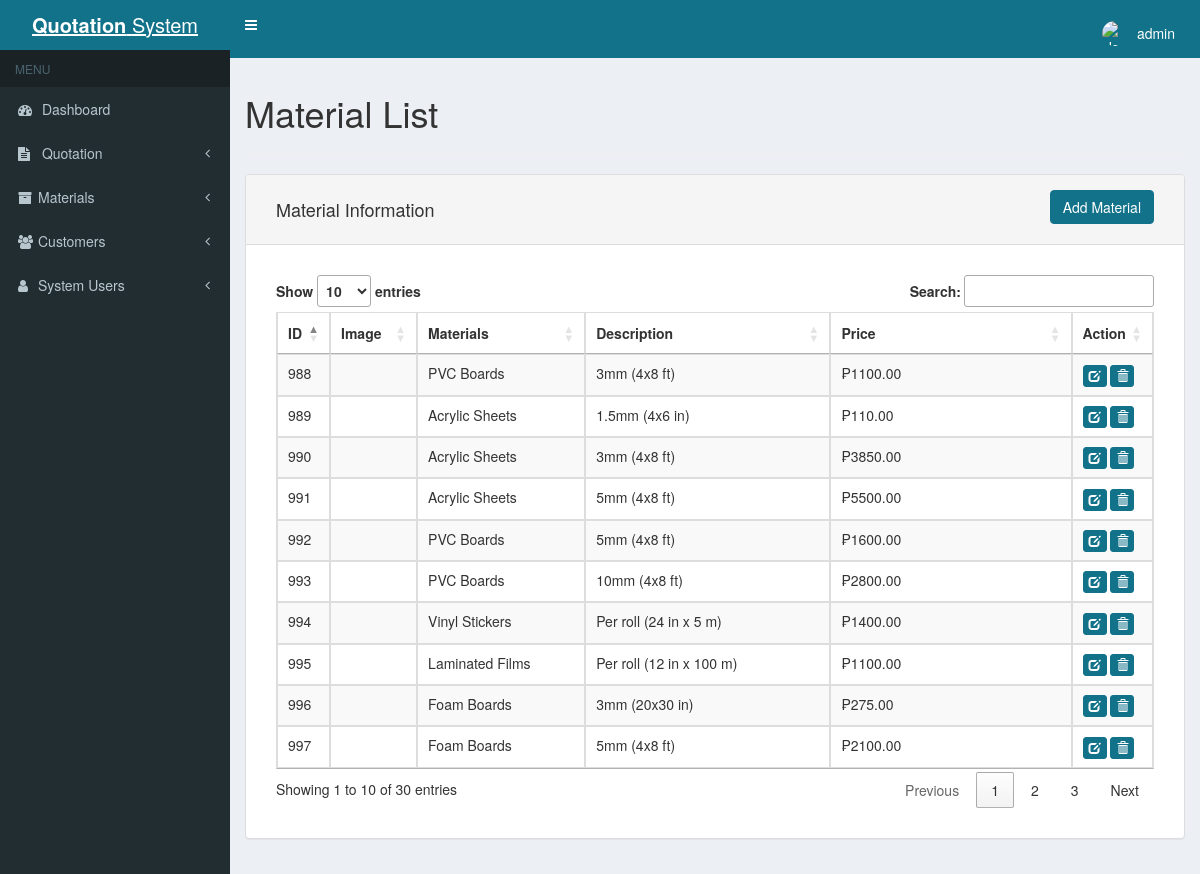
The app's page /product-list.php (signed in) with its own data.
### tables this page shows
CREATE TABLE `products` (
  `product_id` int(11) NOT NULL,
  `product_name` text NOT NULL,
  `product_desc` text NOT NULL,
  `product_price` decimal(10,2) DEFAULT NULL,
  `product_image` text DEFAULT NULL
);

### functions.php (the view, shortened to what this page needs)
<?php
function getProducts() {
	$mysqli = new mysqli(DATABASE_HOST, DATABASE_USER, DATABASE_PASS, DATABASE_NAME);
	$query = "SELECT * FROM products ORDER BY product_name ASC";
	$results = $mysqli->query($query);
	if($results) {
		print '<table class="table table-striped table-hover table-bordered" id="data-table"><thead><tr>
				<th width="5%">ID</th>
				<th width="10%">Image</th>
				<th width="20%">Materials</th>
				<th width="30%">Description</th>
				<th width="30%">Price</th>
				<th width="5%">Action</th>
			  </tr></thead><tbody>';
		while($row = $results->fetch_assoc()) {
			$image = "";
			if ($row["product_image"]) {
				$image = 'uploads/'.$row["product_image"];
				if (!file_exists($image)) {
					$image = "";
				}
			}
		    print '
			    <tr>
					<td>'.$row["product_id"].'</td>
					<td><img src="'.$image.'"></td>
					<td>'.$row["product_name"].'</td>
				    <td>'.$row["product_desc"].'</td>
				    <td>₱'.$row["product_price"].'</td>
				    <td><a href="product-edit.php?id='.$row["product_id"].'" class="btn btn-primary btn-xs"><span class="glyphicon glyphicon-edit" aria-hidden="true"></span></a> <a data-product-id="'.$row['product_id'].'" class="btn btn-danger btn-xs delete-product"><span class="glyphicon glyphicon-trash" aria-hidden="true"></span></a></td>
			    </tr>
		    ';
		}
		print '</tr></tbody></table>';
	} else {
		echo "<p>There are no products to display.</p>";
	}
}
?>

### header.php (shortened to what this page needs)
<!DOCTYPE html>
<html>
<head>
  <link rel="stylesheet" href="https://cdnjs.cloudflare.com/ajax/libs/font-awesome/4.5.0/css/font-awesome.min.css">
  <link rel="stylesheet" href="https://cdnjs.cloudflare.com/ajax/libs/ionicons/2.0.1/css/ionicons.min.css">
  <link rel="stylesheet" href="css/AdminLTE.css">
  <link rel="stylesheet" href="css/skin-green.css">
	<link rel="stylesheet" href="css/bootstrap.min.css">
	<link rel="stylesheet" href="css/bootstrap.datetimepicker.css">
	<link rel="stylesheet" href="//cdn.datatables.net/1.10.7/css/jquery.dataTables.css">
	<link rel="stylesheet" href="//cdn.datatables.net/plug-ins/1.10.7/integration/bootstrap/3/dataTables.bootstrap.css">
	<link rel="stylesheet" href="css/styles.css">
</head>
<body class="hold-transition skin-green sidebar-mini">
<div class="wrapper">
  <header class="main-header">
    <a href="" class="logo">
      <span style="text-decoration:none;" class="logo-lg"><b>Quotation</b> System</span>
    </a>
    <nav class="navbar navbar-static-top" role="navigation">
      <a href="#" class="sidebar-toggle" data-toggle="offcanvas" role="button">
      </a>
      <div class="navbar-custom-menu">
        <ul class="nav navbar-nav">
          <li class="dropdown user user-menu">
            <a href="#" class="dropdown-toggle" data-toggle="dropdown">
              <img src="https://pcrt.crab.org/images/default-user.png" class="user-image" alt="User Image">
              <span class="hidden-xs"><?php echo $_SESSION['login_username'];?></span>
            </a>
          </li>
        </ul>
      </div>
    </nav>
  </header>
  <aside class="main-sidebar">
    <section class="sidebar">
      <ul class="sidebar-menu">
        <li class="header">MENU</li>
        <li class="treeview">
          <a href="dashboard.php"><i class="fa fa-tachometer"></i> <span>Dashboard</span>
          </a>
        </li>
         <li class="treeview">
          <a href="#"><i class="fa fa-file-text"></i> <span>Quotation</span>
            <span class="pull-right-container">
              <i class="fa fa-angle-left pull-right"></i>
            </span>
          </a>
        </li>
         <li class="treeview">
          <a href="#"><i class="fa fa-archive"></i><span>Materials</span>
            <span class="pull-right-container">
              <i class="fa fa-angle-left pull-right"></i>
            </span>
          </a>
        </li>
        <li class="treeview">
          <a href="#"><i class="fa fa-users"></i><span>Customers</span>
            <span class="pull-right-container">
              <i class="fa fa-angle-left pull-right"></i>
            </span>
          </a>
        </li>
        <li class="treeview">
          <a href="#"><i class="fa fa-user"></i><span>System Users</span>
            <span class="pull-right-container">
              <i class="fa fa-angle-left pull-right"></i>
            </span>
          </a>
        </li>
      </ul>
    </section>
  </aside>
  <div class="content-wrapper">
    <section class="content">

### product-list.php (shortened to what this page needs)
<?php
include('header.php');
include('functions.php');
?>
<h1>Material List</h1>
<hr>
<div class="row">
	<div class="col-xs-12">
		<div class="panel panel-default">
			<div class="panel-heading">
				<div class="row">
					<div class="col-xs-12">
				    <a href="product-add.php" class="btn btn-primary float-right">Add Material</a>
						<h4>Material Information</h4>
					</div>
				</div>
			</div>
			<div class="panel-body form-group form-group-sm">
				<?php getProducts(); ?>
			</div>
		</div>
	</div>
<?php
	include('footer.php');
?>

### footer.php
  </section>
  </div>
</div>
</body>
</html>

### css/skin-green.css (style rules this page uses)
.skin-green .main-header .navbar { background-color: #11728a; }
.skin-green .main-header .navbar .nav > li > a { color: #ffffff; }
.skin-green .main-header .navbar .sidebar-toggle { color: #ffffff; }
.skin-green .main-header .navbar .sidebar-toggle { color: #fff; }
.skin-green .main-header .logo { background-color: #11728a; color: #ffffff; border-bottom: 0 solid transparent; }
.skin-green .wrapper, .skin-green .main-sidebar, .skin-green .left-side { background-color: #222d32; }
.skin-green .sidebar-menu > li.header { color: #4b646f; background: #1a2226; }
.skin-green .sidebar-menu > li > a { border-left: 3px solid transparent; }
.skin-green .sidebar a { color: #b8c7ce; }

### css/styles.css (style rules this page uses)
body { padding: 0; background-color: #11728a; }
.btn-primary { background-color: #11728a; border-color: #11728a; }
.btn-danger { background-color: #11728a; border-color: #11728a; }
.panel-body { padding: 30px 30px 15px 30px; }
.panel-heading { padding: 15px 30px 15px 30px; }
.float-right { float: right !important; }
.user { margin-top: 8px; margin-right: 10px; }

### records on screen
products: product_id "989", product_name "Acrylic Sheets", product_desc "1.5mm (4x6 in)", product_price "110.00"
products: product_id "990", product_name "Acrylic Sheets", product_desc "3mm (4x8 ft)", product_price "3850.00"
products: product_id "991", product_name "Acrylic Sheets", product_desc "5mm (4x8 ft)", product_price "5500.00"
products: product_id "996", product_name "Foam Boards", product_desc "3mm (20x30 in)", product_price "275.00"
products: product_id "997", product_name "Foam Boards", product_desc "5mm (4x8 ft)", product_price "2100.00"
products: product_id "995", product_name "Laminated Films", product_desc "Per roll (12 in x 100 m)", product_price "1100.00"
products: product_id "993", product_name "PVC Boards", product_desc "10mm (4x8 ft)", product_price "2800.00"
products: product_id "992", product_name "PVC Boards", product_desc "5mm (4x8 ft)", product_price "1600.00"
products: product_id "988", product_name "PVC Boards", product_desc "3mm (4x8 ft)", product_price "1100.00"
products: product_id "994", product_name "Vinyl Stickers", product_desc "Per roll (24 in x 5 m)", product_price "1400.00"

### other values on screen
$_SESSION['login_username'] "admin"
